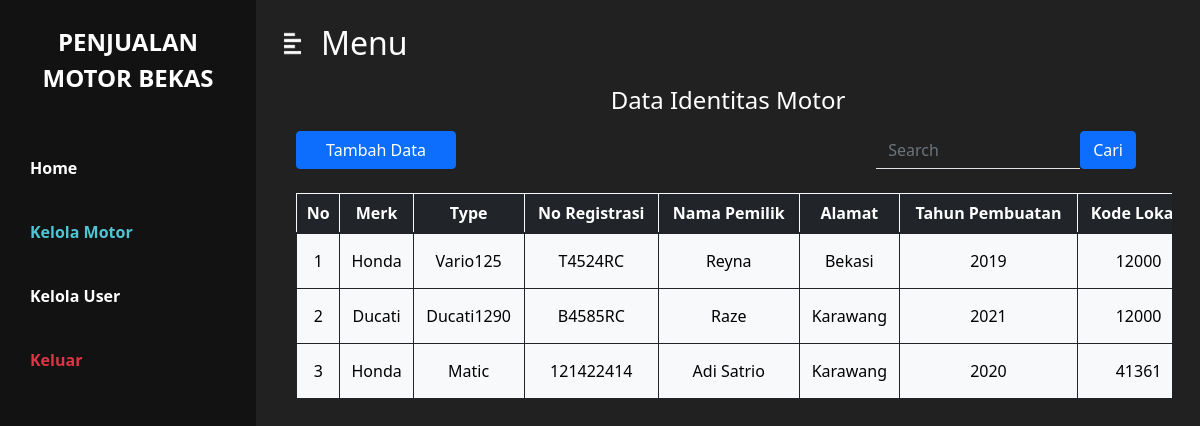
/pemilik/M_identitasMotor.php (signed in), run on the app's committed database.
### tables this page shows
CREATE TABLE `identitas_motor` (
  `id` int(5) NOT NULL,
  `no_registrasi` varchar(9) NOT NULL,
  `nama_pemilik` varchar(50) NOT NULL,
  `alamat` varchar(100) NOT NULL,
  `no_rangka` varchar(17) NOT NULL,
  `no_mesin` varchar(12) NOT NULL,
  `plat_no` varchar(9) NOT NULL,
  `merk` varchar(30) NOT NULL,
  `type` varchar(30) NOT NULL,
  `model` varchar(30) NOT NULL,
  `tahun_pembuatan` year(4) NOT NULL,
  `isi_silinder` int(2) NOT NULL,
  `bahan_bakar` varchar(20) NOT NULL,
  `warna_tnkb` varchar(10) NOT NULL,
  `tahun_registrasi` year(4) NOT NULL,
  `no_bpkb` varchar(9) NOT NULL,
  `kode_lokasi` varchar(5) NOT NULL,
  `masa_berlaku_stnk` date NOT NULL,
  `gambar_motor` varchar(100) NOT NULL,
  `tgl_beli` date NOT NULL,
  `harga_beli` bigint(20) NOT NULL,
  `tgl_jual` date NOT NULL,
  `harga_jual` bigint(20) NOT NULL
);

### pemilik/function/kelola_identitasMotor.php (called while the page is built, shortened)
<?php
    $sqlMotor = "SELECT * FROM identitas_motor";
    $query = mysqli_query($koneksi, $sqlMotor);
?>

### pemilik/M_identitasMotor.php (the view, shortened to what this page needs)
<?php
    require 'function/session.php';
    require 'function/kelola_identitasMotor.php';
?>
<html>
<head>
    <link rel="stylesheet" href="../css/bootstrap.css" >
    <link rel="stylesheet" href="../css/styles.css" />
</head>
<body>
    <div class="d-flex" id="wrapper">
        <div class="bg-3" id="sidebar-wrapper">
            <div class="sidebar-heading text-center py-4 warna-1 fs-4 fw-bold text-uppercase">
                Penjualan<br>Motor Bekas
            </div>
            <div class="list-group list-group-flush my-3">
                <a href="index.php" class="list-group-item list-group-item-action bg-transparent fw-bold warna-1">Home</a>
                <a href="M_identitasMotor.php" class="list-group-item list-group-item-action bg-transparent active-bar fw-bold">Kelola Motor</a>
                <a href="M_kelolaUser.php" class="list-group-item list-group-item-action bg-transparent warna-1 fw-bold">Kelola User</a>
                <a href="../logout.php" class="list-group-item list-group-item-action bg-transparent text-danger fw-bold"
                onclick="return confirm('Keluar ?')">Keluar</a>
            </div>
        </div>
        <div id="page-content-wrapper">
            <nav class="navbar navbar-expand-lg navbar-light bg-2 py-4 px-4">
                <div class="d-flex align-items-center">
                    <i class="warna-1 fs-4 me-3" id="menu-toggle"><img src="../assets/Icon/Sidebar.png" style="width: 25px; height: 25px"></i>
                    <h2 class="fs-2 m-0 warna-1">Menu</h2>
                </div>
            </nav>
            <div class="container-fluid">
                <div class="row mx-3">
                    <h4 class="h4 warna-1 text-center mb-3">Data Identitas Motor</h4>
                    <div class="row">
                        <div class="col d-flex justify-content-start">
                            <button type="button" class="btn btn-primary mb-4" style="width: 160px;" data-bs-toggle="modal" data-bs-target="#tambahData">Tambah Data</button>
                        </div>
                        <div class="col">
                            <form method="POST" class="form-group d-flex justify-content-end">
                                <input name="pencarian" class="form-control border-bottom rounded-0 shadow-none w-50" type="text" placeholder="Search" style="background: transparent; border: none; outline: hidden;color:white;">
                                <button name="searchData" type="submit" class="btn btn-primary">Cari</button>
                            </form>
                        </div>
                    </div>
                    <div class="table-responsive" style="max-height: 70vh;">
                        <table class="table table-bordered border-primary align-middle text-center mx-auto" style="min-width: 1500px;">
                            <thead class="table-dark border-light">
                                <tr>
                                    <th>No</th>
                                    <th>Merk</th>
                                    <th>Type</th>
                                    <th>No Registrasi</th>
                                    <th>Nama Pemilik</th>
                                    <th>Alamat</th>
                                    <th>Tahun Pembuatan</th>
                                    <th>Kode Lokasi</th>
                                </tr>
                            </thead>
                            <tbody class="table-light border-dark">
                            <?php
                                $no = 1;
                                while ($row = mysqli_fetch_array($query)){?>
                                    <tr>
                                        <td><?php echo $no++ ?></td>
                                        <td><?php echo $row['merk'] ?></td>
                                        <td><?php echo $row['type'] ?></td>
                                        <td><?php echo $row['no_registrasi'] ?></td>
                                        <td><?php echo $row['nama_pemilik'] ?></td>
                                        <td><?php echo $row['alamat'] ?></td>
                                        <td><?php echo $row['tahun_pembuatan'] ?></td>
                                        <td><?php echo $row['kode_lokasi'] ?></td>
                                    </tr><?php
                                }
                            ?>
                            </tbody>
                        </table>
                    </div>
                </div>
            </div>
        </div>
    </div>
</body>
</html>

### css/styles.css (style rules this page uses)
.warna-1 { color: #fff; }
.bg-2 { background-color: #212121; }
.bg-3 { background-color: #121212; }
.active-bar { color: #51C4D3; }
#wrapper { overflow-x: hidden; background-color: #212121; }
#sidebar-wrapper { min-height: 100vh; margin-left: -16rem; -webkit-transition: margin 0.25s ease-out; -moz-transition: margin 0.25s ease-out; -o-transition: margin 0.25s ease-out; transition: margin 0.25s ease-out; }
#sidebar-wrapper .sidebar-heading { padding: 0.875rem 1.25rem; font-size: 1.2rem; }
#sidebar-wrapper .list-group { width: 16rem; }
#page-content-wrapper { min-width: 100vw; }
#menu-toggle { cursor: pointer; }
.list-group-item { border: none; padding: 20px 30px; }
@media (min-width: 768px) { #sidebar-wrapper { margin-left: 0; } }
@media (min-width: 768px) { #page-content-wrapper { min-width: 0; width: 100%; } }

### data on the page
identitas_motor: merk "Honda", type "Vario125", no_registrasi "T4524RC", nama_pemilik "Reyna", alamat "Bekasi", tahun_pembuatan "2019", kode_lokasi "12000"
identitas_motor: merk "Ducati", type "Ducati1290", no_registrasi "B4585RC", nama_pemilik "Raze", alamat "Karawang", tahun_pembuatan "2021", kode_lokasi "12000"
identitas_motor: merk "Honda", type "Matic", no_registrasi "121422414", nama_pemilik "Adi Satrio", alamat "Karawang", tahun_pembuatan "2020", kode_lokasi "41361"
